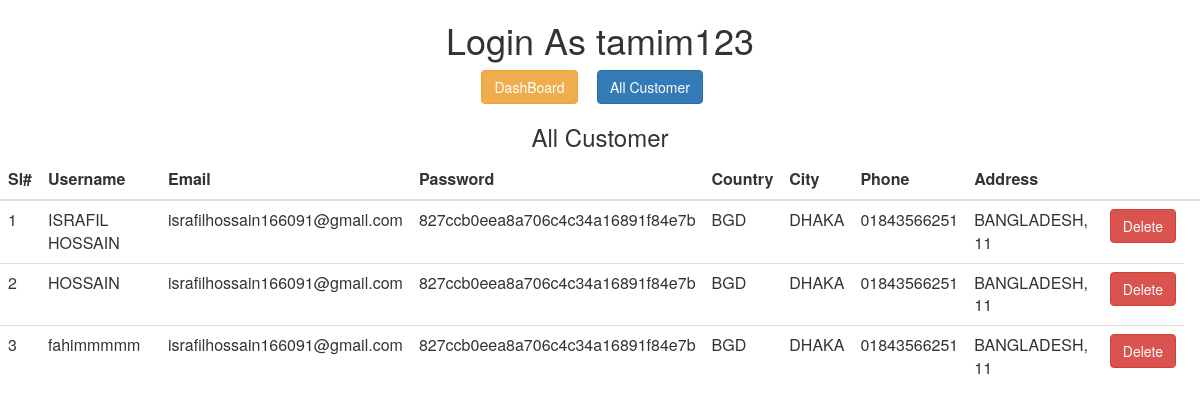
Page /Employee/all_customer.php (signed in) on the committed database.
### tables this page shows
CREATE TABLE `ecustomer` (
  `id` int(11) NOT NULL,
  `ip_address` varchar(100) NOT NULL DEFAULT '1',
  `name` text NOT NULL,
  `email` varchar(255) NOT NULL,
  `password` varchar(100) NOT NULL,
  `country` varchar(100) NOT NULL,
  `city` varchar(100) NOT NULL,
  `contact` text NOT NULL,
  `user_address` text NOT NULL,
  `image` varchar(255) NOT NULL,
  `role` varchar(50) NOT NULL DEFAULT 'guest'
);

### Employee/Model/db_config.php (called while the page is built, shortened)
<?php
$db_server="localhost";
$db_uname="root";
$db_pass="";
$db_name="e_techbd";
function get($query) {
global $db_server,$db_uname,$db_pass,$db_name;
$conn = mysqli_connect($db_server,$db_uname,$db_pass,$db_name);
$data=array();
if($conn){
	$result=mysqli_query($conn,$query);
	while($row=mysqli_fetch_assoc($result)){
		$data[]=$row;
	}
}
return $data;
}
?>

### Employee/Controllers/CustomerControler.php (called while the page is built, shortened)
<?php
require_once 'Model/db_config.php';
function getAllCustomer(){
  $query="select * from ecustomer";
  $rs=get($query);
  return $rs;
}
 ?>

### Employee/all_customer.php (the view, shortened to what this page needs)
<?php
include 'customer.php';
include 'Controllers\CustomerControler.php';
	$customers = getAllCustomer();
?>
<div class="text-center table-responsive">
	<h3>All Customer</h3>
	<table class="table table-hover">
		<thead>
          <th>Sl#</th>
          <th>Username</th>
		  <th>Email</th>
          <th>Password</th>
          <th>Country</th>
          <th>City</th>
		  <th>Phone</th>
          <th>Address</th>
		  <th></th>
		  <th></th>
        </thead>
        <tbody>
          <?php
				$i=1;
				foreach($customers as $c){
				$id = $c["id"];
				echo "<tr>";
				echo "<td>$i</td>";
				echo "<td>".$c["name"]."</td>";
				echo "<td>".$c["email"]."</td>";
                echo "<td>".$c["password"]."</td>";
                echo "<td>".$c["country"]."</td>";
                echo "<td>".$c["city"]."</td>";
                echo "<td>".$c["contact"]."</td>";
                echo "<td>".$c["user_address"]."</td>";
				echo '<td><a href="delete_customer.php?id='.$id.'" class="btn btn-danger">Delete</td>';
				echo "</tr>";
				$i++;
            }
           ?>
        </tbody>
	</table>
</div>

### rows in the picture
ecustomer: name "ISRAFIL HOSSAIN", email "israfilhossain166091@gmail.com", password "827ccb0eea8a706c4c34a16891f84e7b", country "BGD", city "DHAKA", contact "01843566251", user_address "BANGLADESH, 11"
ecustomer: name "HOSSAIN", email "israfilhossain166091@gmail.com", password "827ccb0eea8a706c4c34a16891f84e7b", country "BGD", city "DHAKA", contact "01843566251", user_address "BANGLADESH, 11"
ecustomer: name "fahimmmmm", email "israfilhossain166091@gmail.com", password "827ccb0eea8a706c4c34a16891f84e7b", country "BGD", city "DHAKA", contact "01843566251", user_address "BANGLADESH, 11"

### other values in the picture
$_SESSION["loggeduser"] "tamim123"
